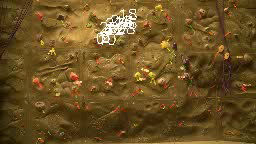
#> input picture frame 27 of video_viz.mp4, 256 x 144 px, given in place of ryan_no_rope.MP4, which was not available
$ python track_object.py
#> lines starting #> are read from the running program, lines starting #| are printed output that depends on the picture; pictures that were not available may be replaced by others from this repository, and a replacement may not be noted
import numpy as np
import cv2
import cv2.cv as cv

def run_main():
    cap = cv2.VideoCapture('./Media/vid/ryan_no_rope.MP4')

    # video writer
    fourcc = cv.CV_FOURCC('m', 'p', '4', 'v') # note the lower case
    width = int(cap.get(cv.CV_CAP_PROP_FRAME_WIDTH))
    height = int(cap.get(cv.CV_CAP_PROP_FRAME_HEIGHT))
    video = cv2.VideoWriter('video_ryan_tracking.mp4',fourcc,30,(width,height))

    # Skip forward 150 frames
    for i in range(150):
        ret, frame = cap.read()
#> this loop made 31 passes
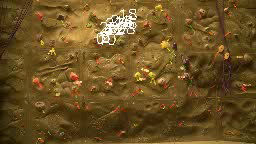
#> input picture frame 27 of video_viz.mp4, 256 x 144 px, given in place of ryan_no_rope.MP4, which was not available
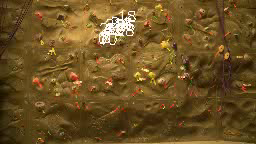
#> input picture frame 28 of video_viz.mp4, 256 x 144 px, given in place of ryan_no_rope.MP4, which was not available
#> pass 3, in run_main, `ret, frame = cap.read()`:
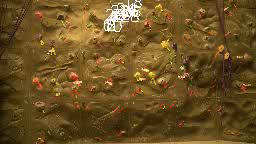
#> frame: shape (144, 256, 3); mean B, G, R 35.1, 81.3, 108.4

    # Grab the next frame as starting point
    ret, frame = cap.read()
    cv2.imshow('Tracking', frame)

    # Set the ROI (Region of Interest). Actually, this is a
    # rectangle of the building that we're tracking
    c,r,w,h = 925,280,200,400
    track_window = (c,r,w,h)
    cv2.rectangle(frame, (c,r), (c+w,r+h), 255, 2)

    cv2.imwrite('test.png', frame)

    # Create mask and normalized histogram
    roi = frame[r:r+h, c:c+w]
    hsv_roi = cv2.cvtColor(roi, cv2.COLOR_BGR2HSV)
    mask = cv2.inRange(hsv_roi, np.array((0., 30.,32.)), np.array((180.,255.,255.)))
    roi_hist = cv2.calcHist([hsv_roi], [0], mask, [180], [0, 180])
    cv2.normalize(roi_hist, roi_hist, 0, 255, cv2.NORM_MINMAX)
    term_crit = (cv2.TERM_CRITERIA_EPS | cv2.TERM_CRITERIA_COUNT, 80, 1)

    while True:
        ret, frame = cap.read()

        hsv = cv2.cvtColor(frame, cv2.COLOR_BGR2HSV)
        dst = cv2.calcBackProject([hsv], [0], roi_hist, [0,180], 1)

        ret, track_window = cv2.meanShift(dst, track_window, term_crit)

        x,y,w,h = track_window
        cv2.rectangle(frame, (x,y), (x+w,y+h), 255, 2)

        cv2.imshow('Tracking', frame)
        video.write(frame)

        if cv2.waitKey(1) & 0xFF == ord('q'):
            break

    cap.release()
    video.release()
    cv2.destroyAllWindows()

if __name__ == "__main__":
    run_main()

$ run again, starting later in the video
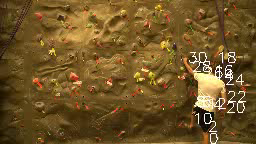
#> input picture frame 125 of video_viz.mp4, 256 x 144 px, given in place of ryan_no_rope.MP4, which was not available
#> the loop in run_main, `for i in range(150):` made 31 passes
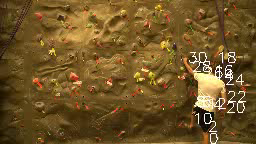
#> input picture frame 125 of video_viz.mp4, 256 x 144 px, given in place of ryan_no_rope.MP4, which was not available
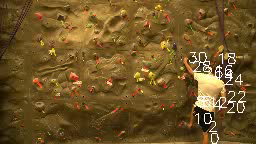
#> input picture frame 126 of video_viz.mp4, 256 x 144 px, given in place of ryan_no_rope.MP4, which was not available

$ run again, starting later in the video
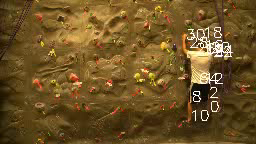
#> input picture frame 223 of video_viz.mp4, 256 x 144 px, given in place of ryan_no_rope.MP4, which was not available
#> the loop in run_main, `for i in range(150):` made 31 passes
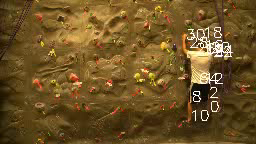
#> input picture frame 223 of video_viz.mp4, 256 x 144 px, given in place of ryan_no_rope.MP4, which was not available
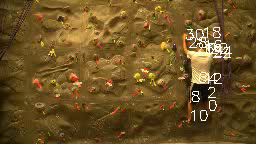
#> input picture frame 224 of video_viz.mp4, 256 x 144 px, given in place of ryan_no_rope.MP4, which was not available
#> pass 3, in run_main, `ret, frame = cap.read()`:
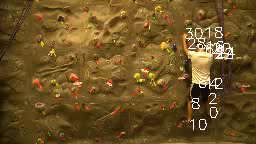
#> frame: shape (144, 256, 3); mean B, G, R 36.8, 82.7, 109.7
